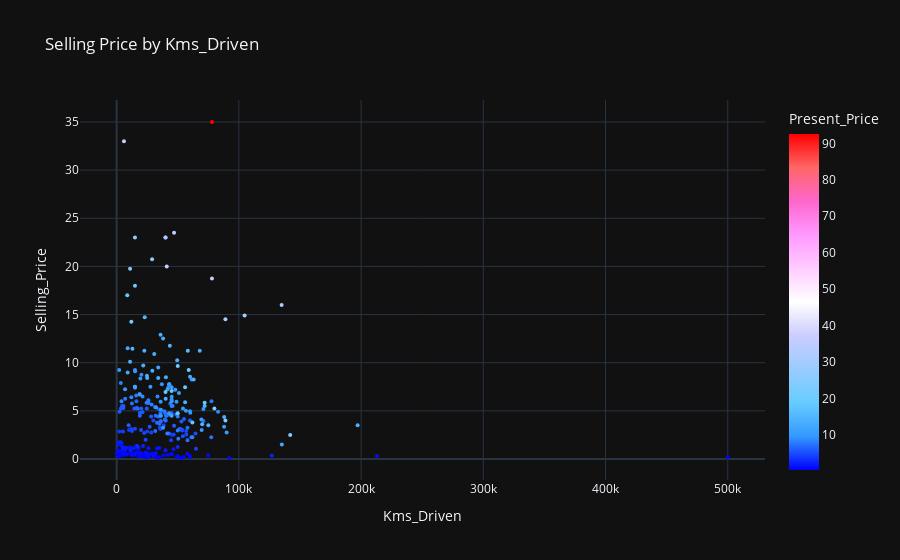

Notebook code for this chart:
### Code cell
pplot('Kms_Driven')

### Figure 1 — Plotly figure (JSON) as saved in the notebook; plotly's stock layout.template omitted (floating-point values rounded to 4 significant figures; data arrays with more than 128 entries replaced by an {"elided": "..."} marker saying what was removed)
{"data": [{"hovertemplate": "Kms_Driven=%{x}<br>Selling_Price=%{y}<br>Present_Price=%{marker.color}<extra></extra>", "legendgroup": "", "marker": {"color": {"elided": "301 float values"}, "coloraxis": "coloraxis", "size": 4, "symbol": "circle"}, "mode": "markers", "name": "", "orientation": "v", "showlegend": false, "type": "scatter", "x": {"elided": "301 int values"}, "xaxis": "x", "y": {"elided": "301 float values"}, "yaxis": "y"}], "layout": {"coloraxis": {"colorbar": {"title": {"text": "Present_Price"}}, "colorscale": [[0, "rgb(0,0,255)"], [0.1, "rgb(51,153,255)"], [0.2, "rgb(102,204,255)"], [0.3, "rgb(153,204,255)"], [0.4, "rgb(204,204,255)"], [0.5, "rgb(255,255,255)"], [0.6, "rgb(255,204,255)"], [0.7, "rgb(255,153,255)"], [0.8, "rgb(255,102,204)"], [0.9, "rgb(255,102,102)"], [1, "rgb(255,0,0)"]]}, "legend": {"tracegroupgap": 0}, "title": {"text": "Selling Price by Kms_Driven"}, "xaxis": {"anchor": "y", "domain": [0, 1], "title": {"text": "Kms_Driven"}}, "yaxis": {"anchor": "x", "domain": [0, 1], "title": {"text": "Selling_Price"}}}}
